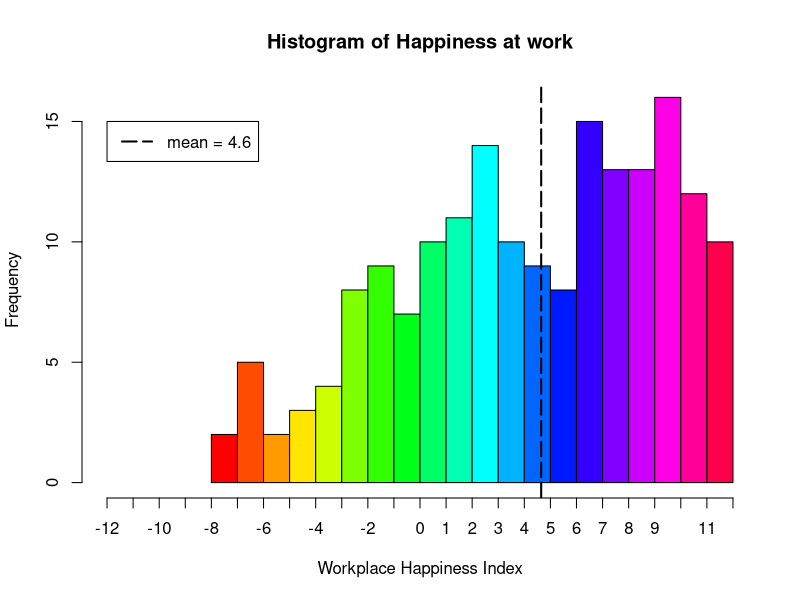
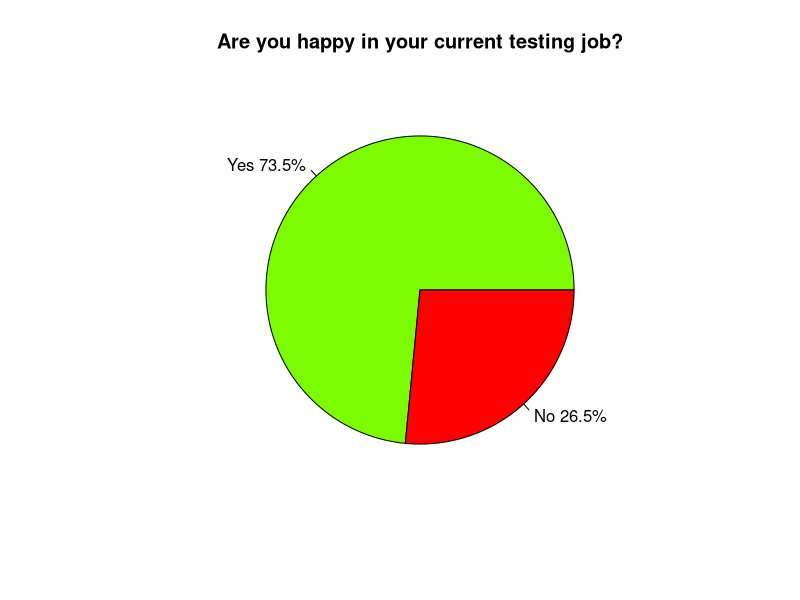
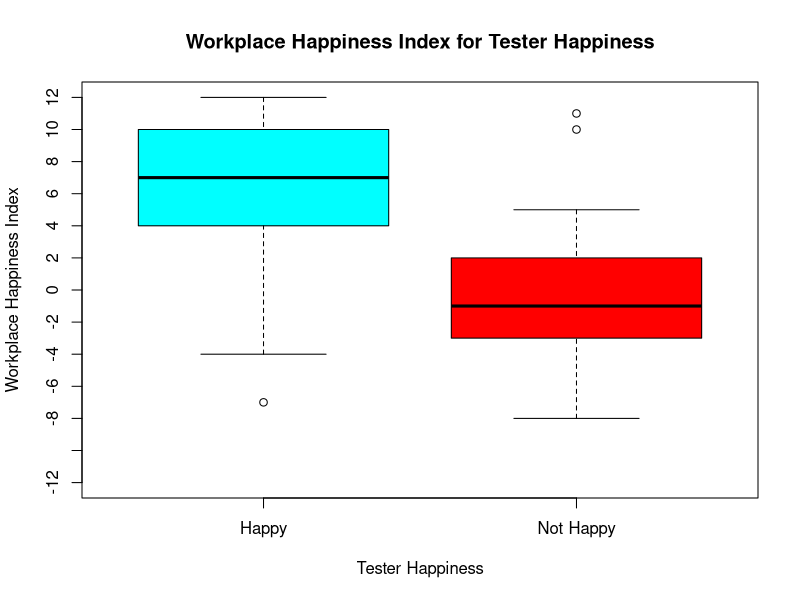
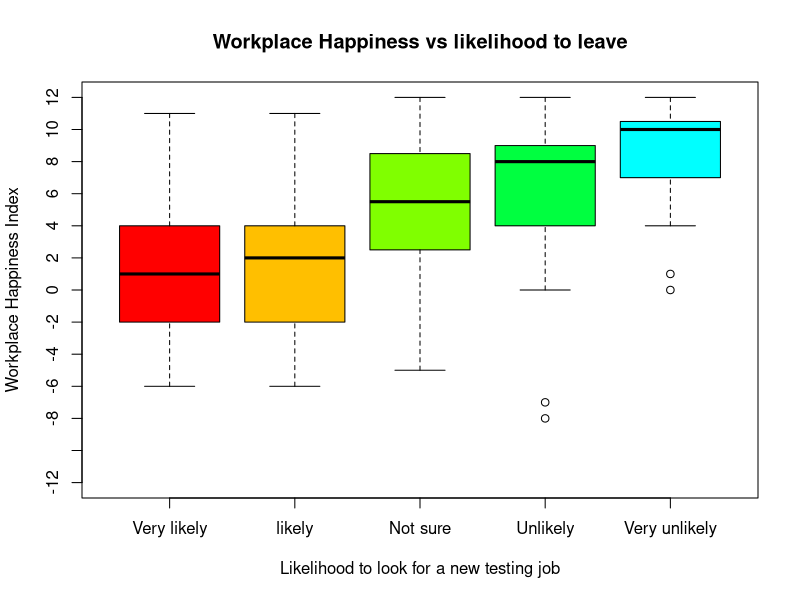
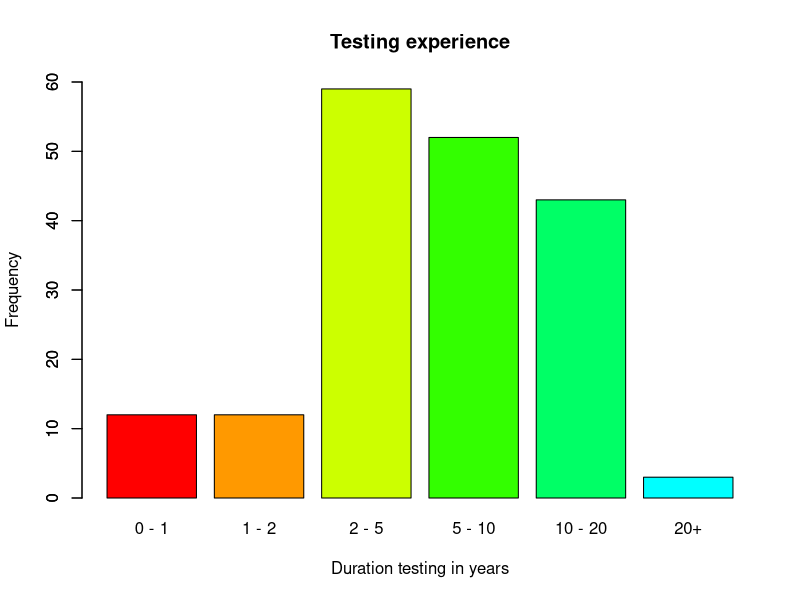
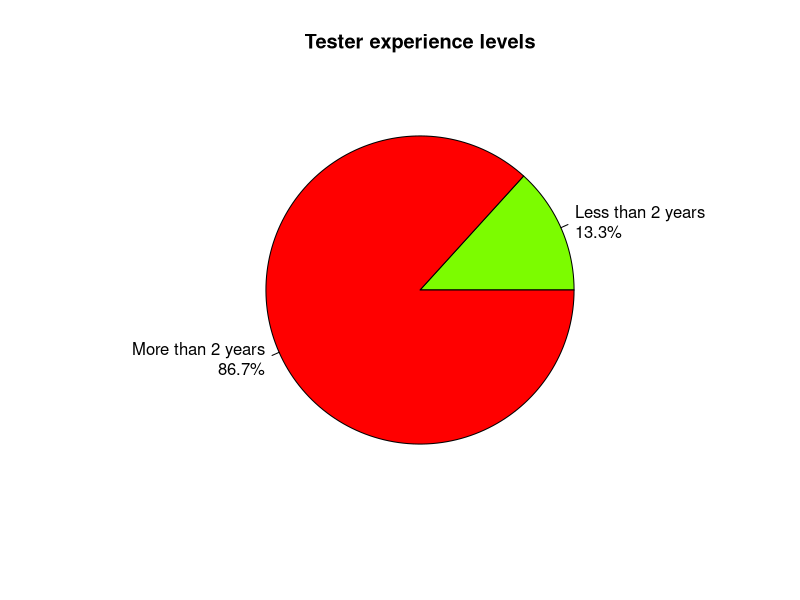

R code for these plots, in order:
# Survey response analysis
# 2016 Rosie Hamilton 
# testingfuntime.blogspot.co.uk

# Set working dir
# setwd ("/Dev/Git/tester_survey")
setwd("~/git/tester_survey")

# Read in data
mydata <- read.csv("survey_results_raw.csv", 
                   header = TRUE, sep =",")

###################################################

# Section 1 - Why is it difficult to hire testers

###################################################

# Make an index of all the people which currently work in testing
# People that currently do not work in testing have been excluded 
Current_testers <- which(mydata[,2] == "Yes")

#Apply this index to the data
mydata <- mydata[Current_testers,]

# Total number of testers analysed 
nrow(mydata)

# Create a sub set of columns 30-53, these are true/false responses to positive and negative questions
# And also convert this sub set of true/false answers to logical vectors
HappyData <- apply(mydata[,30:53], 2, as.logical)

# Make a vector index of positive questions
pos_index <- c(1, 2, 4, 7, 8, 10, 11, 12, 14, 15, 20, 21)

# Make a vector index of negative questions
neg_index <- c(3, 5, 6, 9, 13, 16, 17, 18, 19, 22, 23, 24)

# Positive questions score +1 for each True answer, pos_score is a vector of scores from 0 to +12 
pos_score <- rowSums(HappyData[,pos_index])

# Negative questions score -1 for each True answer, neg_score is a vector of scores from 0 to -12  
neg_score <- -rowSums(HappyData[,neg_index])

# Add negative and positive scores to make the final score named Happiness Index
# The happiness index is a reflection of how positive or negative a job is
WorkplaceHappinessIndex <- pos_score+neg_score

# Summary stats
summary(WorkplaceHappinessIndex)

# Count how many testers work in places with a maximum score on the Workplace Happiness Index
BestWorkplaces <- which(WorkplaceHappinessIndex == "12")

# Convert this to a percentage
round (length(BestWorkplaces) / length(WorkplaceHappinessIndex) * 100, digits = 1)

# Plot a Histogram of Workplace Happiness
breaks <- c(min(WorkplaceHappinessIndex):max(WorkplaceHappinessIndex))
hist(WorkplaceHappinessIndex, 
     breaks = breaks,
     xlim = c(-12,12),
     xlab = "Workplace Happiness Index",
     col = rainbow(20),
     xaxt = "n",
     main = "Histogram of Happiness at work"
)
axis(1, at = seq(-12, 12, by = 1))
abline(v = mean(WorkplaceHappinessIndex), col = "black", lty = 5, lwd = 2)
legend(-12,15,
       legend=paste0("mean = ", round(mean(WorkplaceHappinessIndex), digits=1)), 
       col = "black", 
       lty = 5, 
       lwd = 2
)


# Make a new dataframe to work with where all the true false question are replaced by Workplace Happiness Index
mydata2 <- cbind(mydata[,1:29],WorkplaceHappinessIndex)

# Tester happiness compared to workplace happiness index
# Create an index of all the testers that say they are happy 
Happy <- which(mydata2[,8] == "Yes")
# Create an index of all the testers that say they are not happy
Not_Happy <- which(mydata2[,8] == "No")

# Make a vector containing total numbers of Happy and Not Happy testers
HappyYesNo <- c(length(Happy), length(Not_Happy)) 
# Generate labels for pie chart containing % of Happy and Not Happy
pielabels <- c("Yes", "No")
percent <- round(HappyYesNo/sum(HappyYesNo)* 100, digits = 1)
pielabels <- paste(pielabels, percent)    
pielabels <- paste(pielabels, "%", sep="")

#Plot a pie chart of Happy vs Not Happy testers
pie(HappyYesNo, labels = pielabels, col = c("lawngreen", "red"), main = "Are you happy in your current testing job?")


#Look for pattern between testers saying they are happy or not and workplace happiness index

# Padding is needed to prevent vector recycling 
# find out the difference between number of people that are happy and not happy
to_pad <- length(WorkplaceHappinessIndex[Happy]) - length(WorkplaceHappinessIndex[Not_Happy])
# now use rep to pad out the Not Happy vector with missing NA values until it is the same length as the happy vector
# join two columns together for workplace happiness index of happy and not happy people 
HappyData <- cbind(WorkplaceHappinessIndex[Happy],c(WorkplaceHappinessIndex[Not_Happy],rep(NA, to_pad)))

#check the median values for happy and not happy groups

median(WorkplaceHappinessIndex[Happy])
median(WorkplaceHappinessIndex[Not_Happy])

# Fix Column Names on this HappyData
colnames(HappyData) <- c("Happy", "Not Happy")

# Summary
summary(HappyData)

# Now box plot the workplace happiness index against testers happiness
boxplot(HappyData, 
        col = c("cyan", "red"), 
        xlab = "Tester Happiness",
        ylab = "Workplace Happiness Index",
        ylim=c(-12,12), 
        yaxt = "n", 
        main = 'Workplace Happiness Index for Tester Happiness')
axis(2, at = seq(-12, 12, by = 2))


# Look at workplace happiness index for groups of testers based on how likely they are to look for a new testing job
# Create indexes first
VL <- which(mydata2[,9] == "Very Likely")
L <- which(mydata2[,9] == "Likely")
N <- which(mydata2[,9] == "Not sure")
U <- which(mydata2[,9] == "Unlikely")
VU <- which(mydata2[,9] == "Very unlikely")

# Find the largest group
length(VL)
length(L)
length(N)
length(U)
length(VU)

# The largest group is the "unlikely" group

# Prevent vector recycling by padding all the groups so they are the same size as the unlikely group 
# Find out how much padding needs to be added
(pad_VL <- length(U) - length(VL))
(pad_L <- length(U) - length(L))
(pad_N <- length(U) - length(N))
(pad_U <- length(U) - length(U))
(pad_VU <- length(U) - length(VU))


# Use rep function to pad out with the missing value NA, index this against worplace happiness index
# Then bind this data into a new dataframe
leave_testing <- cbind(c(WorkplaceHappinessIndex[VL], rep(NA, pad_VL)),
                       c(WorkplaceHappinessIndex[L], rep(NA, pad_L)),
                       c(WorkplaceHappinessIndex[N], rep(NA, pad_N)),
                       c(WorkplaceHappinessIndex[U],  rep(NA, pad_U)),
                       c(WorkplaceHappinessIndex[VU], rep(NA, pad_VU)))

# Fix column names
colnames(leave_testing) <- c("Very likely", "likely", "Not sure", "Unlikely", "Very unlikely")

#Median values
median(WorkplaceHappinessIndex[VL])
median(WorkplaceHappinessIndex[L])
median(WorkplaceHappinessIndex[N])
median(WorkplaceHappinessIndex[U])
median(WorkplaceHappinessIndex[VU])

# Box plox the groups of testers by likelihood to look for a new testing job against workplace happiness index

boxplot(leave_testing, 
        #col = c("coral2","chocolate1","darkgoldenrod1","darkolivegreen1","chartreuse4"), 
        col = rainbow(8),
        xlab = "Likelihood to look for a new testing job",
        ylab = "Workplace Happiness Index",
        ylim=c(-12,12), 
        yaxt = "n",
        main = "Workplace Happiness vs likelihood to leave"
        )
axis(2, at = seq(-12, 12, by = 2))


# Make some plots of how long people have worked in testing

# Create indexes first
lessthanone <- which(mydata2[,14] == "less than a year")
onetotwo <- which(mydata2[,14] == "1 - 2 years")
twotofive <- which(mydata2[,14] == "2 - 5 years")
fivetoten <- which(mydata2[,14] == "5 - 10 years")
tentotwenty <- which(mydata2[,14] == "10 - 20 years")
twentyplus <- which(mydata2[,14] == "More than 20 years")

table(mydata2[,14])

LTO <- length(lessthanone)
OTT <- length(onetotwo)
TTF <- length(twotofive)
FTT <- length(fivetoten)
TTT <- length(tentotwenty)
TP <- length(twentyplus)

plotcolnames <- c("0 - 1", "1 - 2", "2 - 5", "5 - 10", "10 - 20", "20+") 

barplot(c(LTO, OTT, TTF, FTT, TTT, TP ), 
        space = NULL, 
        names.arg = plotcolnames,
        col = rainbow(10), 
        ylim = c(0,60),
        xlab="Duration testing in years", 
        ylab="Frequency",
        main="Testing experience"
        )
axis(2,at=seq(0,60,10))


#add up all the testers with less than 2 years experience
lessthantwoyears <- LTO + OTT

#add up all the testers with more than 2 years experience
morethantwoyears <- TTF + FTT + TTT + TP

# Make a vector containing less than and more than 2 years experience
experience <- c(lessthantwoyears, morethantwoyears) 
# Generate labels for a pie chart containing % of lessthan and morethan
pielabels <- c("Less than 2 years", "More than 2 years")
percent <- round(experience/sum(experience)* 100, digits = 1)
pielabels <- paste0(pielabels, "\n", percent)    
pielabels <- paste(pielabels, "%", sep="")

#Plot a pie chart of two years experience
pie(experience, 
    labels = pielabels, 
    col = c("lawngreen", "red"), 
    main = "Tester experience levels",
    cex = 1)

